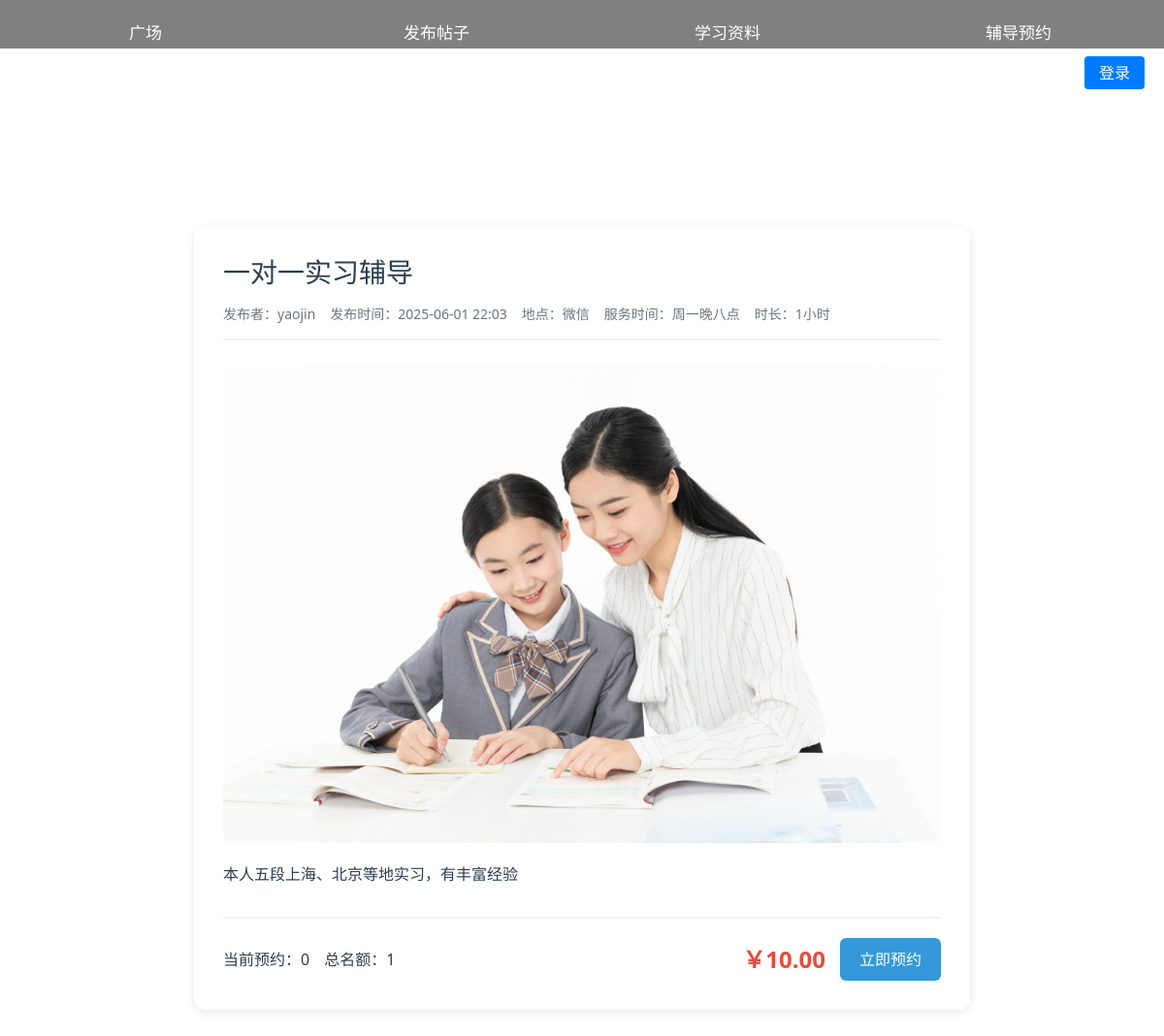
The page /reservation/post/10/ on the database its author committed.
### reservation/models.py (models this page shows, shortened)
class ReservationPost(models.Model):
    title = models.CharField('标题', max_length=128)
    content = models.TextField('服务描述')
    service_time = models.CharField('服务时间', max_length=128)
    service_duration = models.CharField('服务时长', max_length=64)
    location = models.CharField('服务地点', max_length=256)
    max_participants = models.IntegerField('最大预约人数', default=1)
    current_participants = models.IntegerField('当前预约人数', default=0)
    price = models.DecimalField('价格', max_digits=10, decimal_places=2)
    wechat = models.CharField('微信联系方式', max_length=64)
    cover_image = models.ImageField('封面图片', upload_to='reservation_covers/', blank=True, null=True, help_text='建议上传一张服务相关的封面图片')
    status = models.CharField('状态', max_length=32, choices=(
        ('open', '开放中'),
        ('full', '已满'),
        ('closed', '已关闭'),
    ), default='open')
    author = models.ForeignKey(settings.AUTH_USER_MODEL, on_delete=models.CASCADE, related_name='reservation_posts', verbose_name='作者')
    created_time = models.DateTimeField('创建时间', auto_now_add=True)
    update_time = models.DateTimeField('更新时间', auto_now=True)
    class Meta:
        ordering = ['-created_time']
        verbose_name = '预约帖子'
        verbose_name_plural = '预约帖子'

### user_center/models.py (models this page shows, shortened)
class User(AbstractUser):
    gender = (
        ('male', '男'),
        ('female', '女'),
    )
    phone = models.CharField('手机号', max_length=11, blank=True, null=True)
    head = models.ImageField('头像', upload_to='images', default='/media/images/光遇背景.jpg', blank=True, null=True)
    sex = models.CharField('性别', max_length=32, choices=gender, default='男')
    bio = models.TextField('个人简介', max_length=500, blank=True, null=True)
    created_time = models.DateTimeField('注册时间', auto_now_add=True)
    update_time = models.DateTimeField('更新时间', auto_now=True)
    class Meta:
        ordering = ['created_time']
        verbose_name = '用户'
        verbose_name_plural = '用户'

### reservation/views.py (the view)
# urls.py: path('post/<int:post_id>/', views.reservation_detail, name='reservation_detail'),
def reservation_detail(request, post_id):
    try:
        post = ReservationPost.objects.get(id=post_id)
        has_booked = False
        if request.session.get('is_authenticated'):
            user = User.objects.get(id=request.session.get('user_id'))
            has_booked = Reservation.objects.filter(user=user, post=post, status='active').exists()
        context = {
            'post': post,
            'has_booked': has_booked,
        }
        return render(request, 'reservation/reservation_detail.html', context)
    except ReservationPost.DoesNotExist:
        messages.error(request, '帖子不存在')
        return redirect('reservation:reservation')

### templates/reservation/reservation_detail.html (shortened to what this page needs)
{% extends 'base.html' %}
{% load static %}
{% block content %}
<div class="post-detail-container">
  <div class="post-header">
    <h1 class="post-title">{{ post.title }}</h1>
    <div class="post-meta">
      <span class="author">发布者：{{ post.author.username }}</span>
      <span class="time">发布时间：{{ post.created_time|date:"Y-m-d H:i" }}</span>
      <span class="location">地点：{{ post.location }}</span>
      <span class="service-time">服务时间：{{ post.service_time }}</span>
      <span class="duration">时长：{{ post.service_duration }}</span>
    </div>
  </div>
  {% if post.cover_image %}
  <div class="post-image">
    <img src="{{ post.cover_image.url }}" alt="{{ post.title }}的封面图片">
  </div>
  {% endif %}
  <div class="post-content">
    {{ post.content|linebreaks }}
  </div>
  <div class="post-info">
    <div class="booking-info">
      <div class="participants">
        <span class="current">当前预约：{{ post.current_participants }}</span>
        <span class="max">总名额：{{ post.max_participants }}</span>
      </div>
      <div class="price-action">
        <span class="price">￥{{ post.price }}</span>
        {% if has_booked %}
        <span class="status booked">已预约</span>
        <div class="contact-info">
          <p>微信联系方式：{{ post.wechat }}</p>
        </div>
        {% else %}
        {% if post.status == 'open' and post.current_participants < post.max_participants %} <button class="book-btn"
          onclick="bookService({{ post.id }})">立即预约</button>
          {% elif post.status == 'full' %}
          <span class="status full">预约已满</span>
          {% else %}
          <span class="status closed">已关闭</span>
          {% endif %}
          {% endif %}
      </div>
    </div>
  </div>
</div>
{% endblock %}

### templates/reservation/reservation_detail.html (style rules this page uses)
.post-detail-container { max-width: 800px; margin: 40px auto; padding: 30px; background-color: #ffffff; border-radius: 12px; box-shadow: 0 2px 10px rgba(0, 0, 0, 0.1); }
.post-header { margin-bottom: 25px; padding-bottom: 15px; border-bottom: 2px solid #eef2f7; }
.post-title { color: #2c3e50; font-size: 28px; margin: 0 0 15px; }
.post-meta { display: flex; flex-wrap: wrap; gap: 15px; color: #6c757d; font-size: 14px; }
.post-image { margin: 20px 0; border-radius: 8px; overflow: hidden; }
.post-image img { width: 100%; height: auto; display: block; }
.post-content { color: #2c3e50; line-height: 1.6; margin: 20px 0; }
.post-info { margin-top: 30px; padding-top: 20px; border-top: 2px solid #eef2f7; }
.booking-info { display: flex; justify-content: space-between; align-items: center; }
.participants { display: flex; gap: 15px; font-size: 16px; color: #2c3e50; }
.price-action { display: flex; align-items: center; gap: 15px; }
.price { font-size: 24px; color: #e74c3c; font-weight: bold; }
.book-btn { padding: 10px 20px; border: none; border-radius: 6px; font-size: 16px; cursor: pointer; transition: all 0.3s; background-color: #3498db; color: white; }

### rows shown on the page
ReservationPost: title "一对一实习辅导", author.username "yaojin", created_time "2025-06-01 22:03", location "微信", service_time "周一晚八点", service_duration "1小时", cover_image (picture), content "本人五段上海、北京等地实习，有丰富经验", current_participants "0", max_participants "1", price "10.00"
